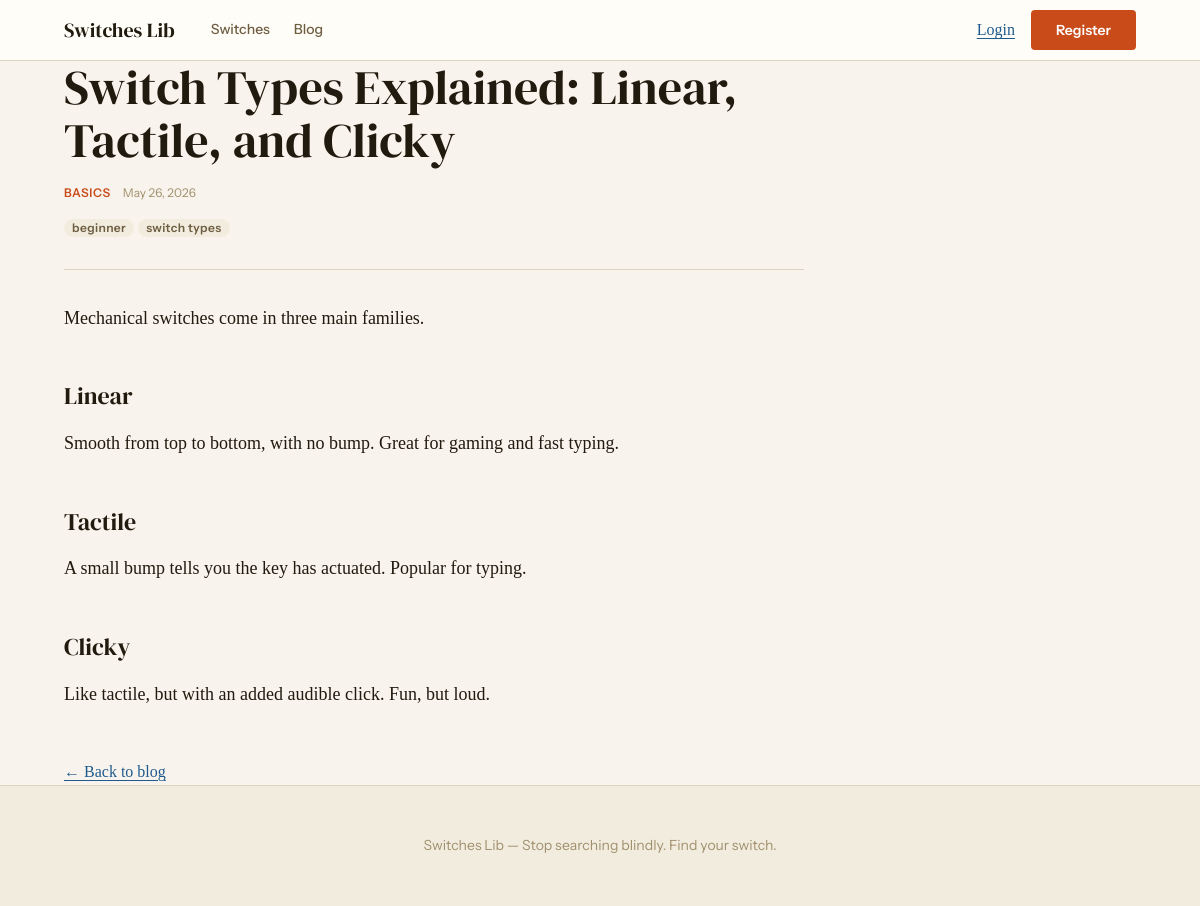
The app's page /blog/switch-types-explained with its own data.
### tables this page shows
CREATE TABLE blog_posts (
    id              INT AUTO_INCREMENT PRIMARY KEY,
    slug            VARCHAR(255) NOT NULL UNIQUE,
    title           VARCHAR(255) NOT NULL,
    category        VARCHAR(100) NULL,
    tags            VARCHAR(255) NULL,
    excerpt         TEXT NULL,
    content         MEDIUMTEXT NULL,
    cover_image_url VARCHAR(255) NULL,
    status          ENUM('draft','published') NOT NULL DEFAULT 'draft',
    published_at    TIMESTAMP NULL,
    created_at      TIMESTAMP NOT NULL DEFAULT CURRENT_TIMESTAMP,
    updated_at      TIMESTAMP NOT NULL DEFAULT CURRENT_TIMESTAMP ON UPDATE CURRENT_TIMESTAMP
);

### public/index.php (called while the page is built, shortened)
<?php
require dirname(__DIR__) . '/bootstrap.php';
$router = new Router();
$requestPath = parse_url($_SERVER['REQUEST_URI'], PHP_URL_PATH);
$routePath = substr($requestPath, strlen(BASE_PATH));
$router->dispatch($_SERVER['REQUEST_METHOD'], $routePath);

### app/helpers.php (called while the page is built, shortened)
<?php
function view(string $name, array $data = [], string $layout = 'partials'): void
{
    extract($data);
    $viewFile = VIEWS_PATH . '/' . $name . '.php';
    require VIEWS_PATH . '/' . $layout . '/header.php';
    require $viewFile;
    require VIEWS_PATH . '/' . $layout . '/footer.php';
}
function e(?string $value): string
{
    return htmlspecialchars($value ?? '', ENT_QUOTES, 'UTF-8');
}
function url(string $path = ''): string
{
    return BASE_PATH . '/' . ltrim($path, '/');
}

### app/controllers/BlogController.php (called while the page is built, shortened)
<?php
class BlogController
{
    public function show(string $slug): void
    {
        $repo = new BlogRepository(Database::pdo());
        $post = $repo->findBySlug($slug);
        view('blog/show', ['post' => $post]);
    }
}

### bootstrap.php (called while the page is built, shortened)
<?php
spl_autoload_register(function (string $class): void {
    foreach (['core', 'controllers', 'repositories'] as $dir) {
        $file = APP_PATH . '/' . $dir . '/' . $class . '.php';
        if (is_file($file)) {
            return;
        }
    }
});
require APP_PATH . '/helpers.php';

### config/config.php (called while the page is built)
<?php
return [
    'db' => [
        'host'     => '127.0.0.1',
        'port'     => '3306',
        'name'     => 'switches_lib',
        'user'     => 'root',
        'password' => '',
        'charset'  => 'utf8mb4',
    ],
];

### app/core/Database.php (called while the page is built, shortened)
<?php
class Database
{
    private static ?PDO $pdo = null;
    public static function pdo(): PDO
    {
        if (self::$pdo === null) {
            $config = require CONFIG_PATH . '/config.php';
            $db = $config['db'];
            $dsn = sprintf(
                'mysql:host=%s;port=%s;dbname=%s;charset=%s',
                $db['host'],
                $db['port'],
                $db['name'],
                $db['charset']
            );
            self::$pdo = new PDO($dsn, $db['user'], $db['password'], [
                PDO::ATTR_ERRMODE            => PDO::ERRMODE_EXCEPTION,
                PDO::ATTR_DEFAULT_FETCH_MODE => PDO::FETCH_ASSOC,
                PDO::ATTR_EMULATE_PREPARES   => false,
            ]);
        }
        return self::$pdo;
    }
}

### app/repositories/BlogRepository.php (called while the page is built, shortened)
<?php
class BlogRepository
{
    public function findBySlug(string $slug): ?array
    {
        $stmt = $this->pdo->prepare(
            "SELECT * FROM blog_posts WHERE slug = :slug"
        );
        $stmt->execute(['slug' => $slug]);
        $post = $stmt->fetch();
        return $post === false ? null : $post;
    }
}

### app/views/blog/show.php (the view)
<article class="blog-post">
    <h1 class="blog-post__title"><?= e($post['title']) ?></h1>
    <p class="blog-post__meta">
        <?php if (!empty($post['category'])): ?>
            <span class="blog-post__category"><?= e($post['category']) ?></span>
        <?php endif; ?>
        <?php if (!empty($post['published_at'])): ?>
            <span class="blog-post__date"><?= e(date('M j, Y', strtotime($post['published_at']))) ?></span>
        <?php endif; ?>
    </p>
    <?php if (!empty($post['tags'])): ?>
        <p class="blog-post__tags">
            <?php foreach (array_filter(array_map('trim', explode(',', $post['tags']))) as $tag): ?>
                <span class="tag"><?= e($tag) ?></span>
            <?php endforeach; ?>
        </p>
    <?php endif; ?>
    <div class="blog-post__content">
        <?= $post['content'] ?>
    </div>
    <p><a href="<?= url('/blog') ?>">&larr; Back to blog</a></p>
</article>

### app/core/Router.php (shortened to what this page needs)
<?php
class Router
{
    private array $routes = [];
    public function get(string $path, string $handler): void
    {
        $this->routes[] = ['GET', $path, $handler];
    }
    public function post(string $path, string $handler): void
    {
        $this->routes[] = ['POST', $path, $handler];
    }
    public function dispatch(string $method, string $path): void
    {
        foreach ($this->routes as [$routeMethod, $routePath, $handler]) {
            if ($routeMethod !== $method) {
                continue;
            }
            $regex = $this->compile($routePath);
            if (preg_match($regex, $path, $matches)) {
                $params = array_filter(
                    $matches,
                    fn($key) => !is_int($key),
                    ARRAY_FILTER_USE_KEY
                );
                $this->call($handler, array_values($params));
                return;
            }
        }
    }
    private function compile(string $path): string
    {
        $pattern = preg_replace('#\{([a-z_]+)\}#', '(?<$1>[^/]+)', $path);
        return '#^' . $pattern . '$#';
    }
    private function call(string $handler, array $params): void
    {
        [$controller, $action] = explode('@', $handler);
        (new $controller())->$action(...$params);
    }
}

### public/css/app.css (style rules this page uses)
:root { --color-bg: #F9F5EE; --color-surface: #FFFDF7; --color-surface-alt: #F2ECDF; --color-rule: #DDD5C2; --color-rule-strong: #C4B89A; --color-ink: #201A0F; --color-ink-secondary:#6E5E42; --color-ink-muted: #A0906E; --color-accent: #C94B1A; --color-accent-hover: #A83A12; --color-accent-subtle:#FBE9E1; --color-link: #1E5A8E; --color-link-hover: #164472; --color-success: #2D6A4F; --color-success-bg: #D8F3E3; --color-error: #9B1C1C; --color-error-bg: #FDE8E8; --color-warning: #7C4400; --color-warning-bg: #FFF3CD; --font-display: 'DM Serif Display', Georgia, serif; --font-body: 'Source Serif 4', Georgia, serif; --font-mono: 'IBM Plex Mono', 'Courier New', monospace; --font-ui: 'Instrument Sans', system-ui, sans-serif; --text-xs: 0.75rem; --text-sm: 0.875rem; --text-base: 1rem; --text-lg: 1.125rem; --text-xl: 1.25rem; --text-2xl: 1.5rem; --text-3xl: 1.875rem; --text-4xl: 2.25rem; --text-5xl: 3rem; --text-hero: 4.5rem; --space-1: 0.25rem; --space-2: 0.5rem; --space-3: 0.75rem; --space-4: 1rem; --space-5: 1.5rem; --space-6: 2rem; --space-7: 3rem; --space-8: 4rem; --space-9: 6rem; --space-10: 8rem; --radius-sm: 4px; --radius-md: 6px; --radius-lg: 10px; --radius-full: 9999px; --shadow-card: 0 1px 2px rgba(32,26,15,.05), 0 2px 8px rgba(32,26,15,.04); --shadow-card-hover: 0 4px 16px rgba(32,26,15,.11), 0 1px 3px rgba(32,26,15,.06); --shadow-modal: 0 20px 60px rgba(32,26,15,.18); --shadow-input-focus: 0 0 0 3px rgba(201,75,26,.18); }
*, *::before, *::after { box-sizing: border-box; margin: 0; padding: 0; }
html { -webkit-text-size-adjust: 100%; scroll-behavior: smooth; }
body { font-family: var(--font-body); font-size: var(--text-base); line-height: 1.7; color: var(--color-ink); background-color: var(--color-bg); min-height: 100vh; }
a { color: var(--color-link); text-decoration: underline; text-underline-offset: 3px; transition: color 150ms ease; }
h1, h2, h3, h4, h5, h6 { font-family: var(--font-display); font-weight: 400; line-height: 1.2; color: var(--color-ink); }
h1 { font-size: var(--text-4xl); }
h2 { font-size: var(--text-2xl); }
p { margin-bottom: var(--space-4); }
p:last-child { margin-bottom: 0; }
.tag { display: inline-block; font-family: var(--font-ui); font-size: var(--text-xs); font-weight: 600; line-height: 1; padding: 3px var(--space-2); border-radius: var(--radius-full); letter-spacing: 0.03em; white-space: nowrap; background: var(--color-surface-alt); color: var(--color-ink-secondary); }
.blog-post { max-width: 740px; }
.blog-post__title { font-size: var(--text-5xl); line-height: 1.1; margin-bottom: var(--space-4); }
.blog-post__meta { display: flex; gap: var(--space-3); align-items: center; margin-bottom: var(--space-4); }
.blog-post__category { font-family: var(--font-ui); font-size: var(--text-xs); font-weight: 600; color: var(--color-accent); text-transform: uppercase; letter-spacing: 0.05em; }
.blog-post__date { font-family: var(--font-ui); font-size: var(--text-xs); color: var(--color-ink-muted); }
.blog-post__tags { display: flex; gap: var(--space-1); flex-wrap: wrap; margin-bottom: var(--space-6); padding-bottom: var(--space-6); border-bottom: 1px solid var(--color-rule); }
.blog-post__content { font-family: var(--font-body); font-size: var(--text-lg); line-height: 1.8; color: var(--color-ink); margin-bottom: var(--space-7); }
.blog-post__content h2, .blog-post__content h3 { margin-top: var(--space-7); margin-bottom: var(--space-4); }
.blog-post__content p { margin-bottom: var(--space-5); }

### records on screen
blog_posts: title "Switch Types Explained: Linear, Tactile, and Clicky", category "BASICS", published_at "May 26, 2026", tags "beginner", tags "switch types", content "Mechanical switches come in three main families. Linear Smooth from top to bottom, with no bump. Great for gaming and fast typing. Tactile A small bump tells you the key has actuated. Popular for typing. Clicky Like tactile, but with an added audible click. Fun, but loud."
